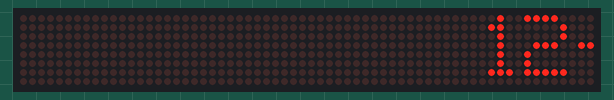
This sketch was run on a simulated Arduino Uno, built with avr-gcc and run on an emulated ATmega328P. Shown: 64×8 LED matrix.

Above: at 0.45 s.
At 4.6 s:
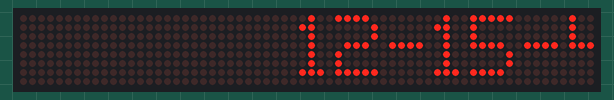
At 9.74 s:
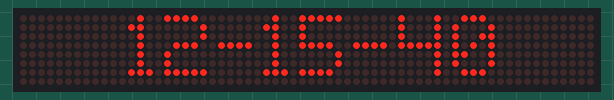
At 18.2 s:
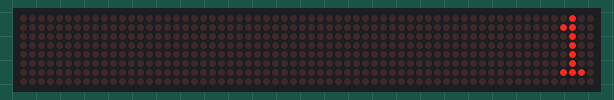
At 28.2 s:
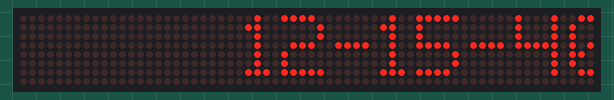
At 37.7 s:
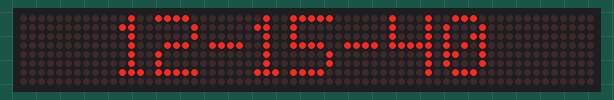

The sketch:

5_Parola_Animation.ino
```cpp
#include <MD_Parola.h>
#include <MD_MAX72xx.h>
#include <SPI.h>
/*
 Hello
 I design developer tools for embedded electronic systems. You can buy my projects design files.
 https://www.altiumdesignerprojects.com
*/
#define CS_PIN        10
#define MAX_DEVICES   8
#define HARDWARE_TYPE MD_MAX72XX:: PAROLA_HW

MD_Parola P = MD_Parola(HARDWARE_TYPE, CS_PIN, MAX_DEVICES);

char displayBuffer[12];


/*
  PA_LEFT;  sol tarafa yaslıyor
  PA_CENTER
  PA_RIGHT  // dene

  PA_PRINT,
  PA_NO_EFFECT,

  PA_SCAN_HORIZ,
  PA_SCAN_VERT

  PA_SCROLL_LEFT,
  PA_SCROLL_RIGHT

  PA_WIPE,
  PA_WIPE_CURSOR

  PA_SCROLL_UP_RIGHT,
  PA_SCROLL_UP_LEFT,
  PA_SCROLL_UP,

  PA_OPENING_CURSOR,
  PA_GROW_UP,
  PA_MESH,

  PA_BLINDS,

  PA_OPENING
  PA_CLOSING,
  PA_CLOSING_CURSOR

  PA_RANDOM,
  PA_GROW_DOWN,

  PA_DISSOLVE
  PA_SLICE,

  PA_SCROLL_DOWN
  PA_SCROLL_DOWN_LEFT,
  PA_SCROLL_DOWN_RIGHT,

*/

void setup(void){
  P.begin();
}

void loop(void){

 if(P.displayAnimate()){
   P.displayText("12-15-40", PA_CENTER, 25, 1000, PA_SCROLL_LEFT, PA_SCROLL_RIGHT);
   //             char *      align,   speed, pause,  effectIn,       effectOut
 }

}
```

Measured:
- what the display in image 5 shows lasts 1.0 s, from 37.6 s to 38.6 s
